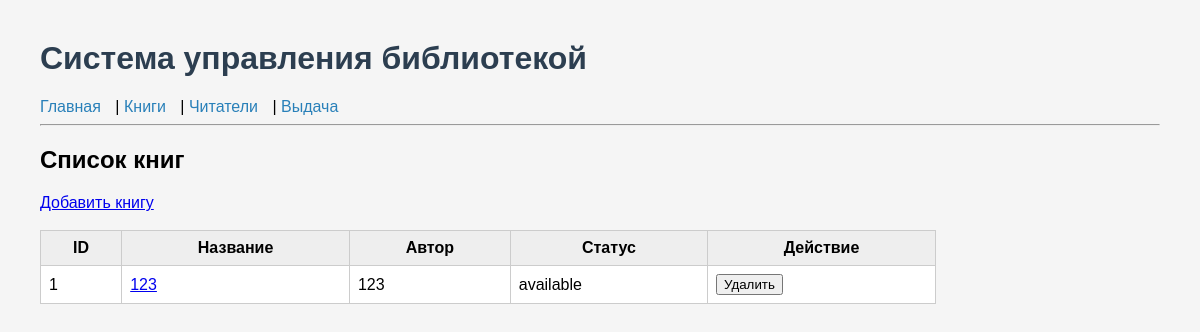
Before: /books_page with the older database file.
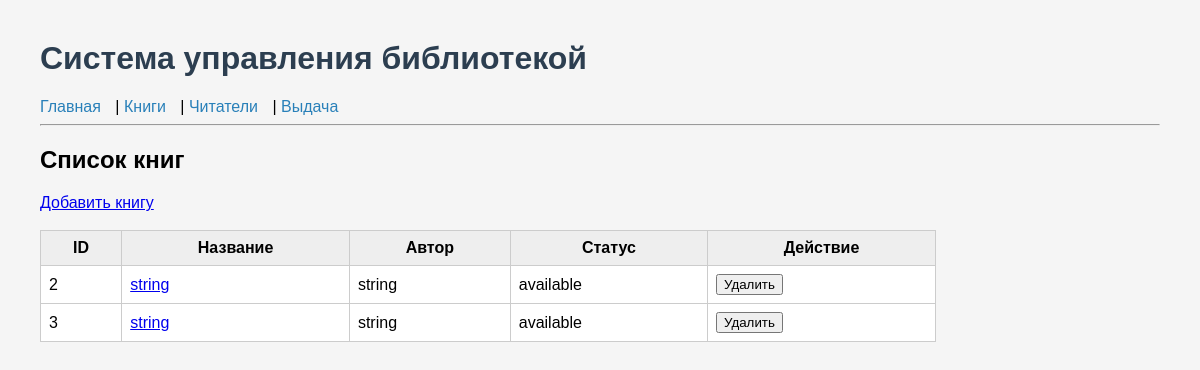
After: the same page with the newer database file.
### app/models.py (models this page shows)
class Book(Base):
    __tablename__ = "books"
    id = Column(Integer, primary_key=True, index=True)
    title = Column(String, nullable=False)
    author = Column(String, nullable=False)
    year = Column(Integer)
    status = Column(String, default="available")
    issues = relationship("Issue", back_populates="book")
    activities = relationship("UserActivity", back_populates="book")

### app/routes/pages.py (the view)
@router.get("/books_page", response_class=HTMLResponse)
def books_page(request: Request, db: Session = Depends(get_db)):
    books = db.query(models.Book).all()
    return templates.TemplateResponse(request, "books.html", {"books": books})

### app/templates/books.html
{% extends "base.html" %}
{% block content %}
<h2>Список книг</h2>
<a href="/add_book_page">Добавить книгу</a>
<br><br>
<table>
    <tr>
        <th>ID</th>
        <th>Название</th>
        <th>Автор</th>
        <th>Статус</th>
        <th>Действие</th>
    </tr>
    {% for book in books %}
    <tr>
        <td>{{ book.id }}</td>
        <td><a href="/book_detail/{{ book.id }}">{{ book.title }}</a></td>
        <td>{{ book.author }}</td>
        <td>{{ book.status }}</td>
        <td>
            <form method="post" action="/delete_book/{{ book.id }}">
                <button type="submit">Удалить</button>
            </form>
        </td>
    </tr>
    {% endfor %}
</table>
{% endblock %}

### app/templates/base.html (shortened to what this page needs)
<!DOCTYPE html>
<html>
<head>
    <link rel="stylesheet" href="/static/css/style.css">
</head>
<body>
    <h1>Система управления библиотекой</h1>
    <nav>
        <a href="/">Главная</a> |
        <a href="/books_page">Книги</a> |
        <a href="/readers_page">Читатели</a> |
        <a href="/issue_page">Выдача</a>
    </nav>
    <hr>
    {% block content %}{% endblock %}
</body>
</html>

### app/static/css/style.css (style rules this page uses)
body { font-family: Arial; margin: 40px; background-color: #f5f5f5; }
h1 { color: #2c3e50; }
nav a { margin-right: 10px; text-decoration: none; color: #2980b9; }
table { border-collapse: collapse; width: 80%; background: white; }
th, td { border: 1px solid #ccc; padding: 8px; }
th { background: #eee; }

Changed rows visible on the page:
removed Book: id "1", title "123", author "123", status "available"
added Book: id "2", title "string", author "string", status "available"
added Book: id "3", title "string", author "string", status "available"
